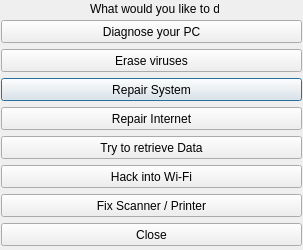
<?xml version="1.0" encoding="UTF-8"?>
<ui version="4.0">
 <class>menu_main</class>
 <widget class="QDialog" name="menu_main">
  <property name="geometry">
   <rect>
    <x>0</x>
    <y>0</y>
    <width>303</width>
    <height>250</height>
   </rect>
  </property>
  <property name="minimumSize">
   <size>
    <width>303</width>
    <height>250</height>
   </size>
  </property>
  <property name="maximumSize">
   <size>
    <width>303</width>
    <height>250</height>
   </size>
  </property>
  <property name="windowTitle">
   <string>NASA Universal Tool Pro v. 3.21</string>
  </property>
  <widget class="QLabel" name="mainLabel">
   <property name="geometry">
    <rect>
     <x>90</x>
     <y>1</y>
     <width>129</width>
     <height>16</height>
    </rect>
   </property>
   <property name="text">
    <string>What would you like to do?</string>
   </property>
  </widget>
  <widget class="QPushButton" name="repairSystemButton">
   <property name="geometry">
    <rect>
     <x>1</x>
     <y>78</y>
     <width>301</width>
     <height>23</height>
    </rect>
   </property>
   <property name="text">
    <string>Repair System</string>
   </property>
  </widget>
  <widget class="QPushButton" name="hackButton">
   <property name="geometry">
    <rect>
     <x>1</x>
     <y>165</y>
     <width>301</width>
     <height>23</height>
    </rect>
   </property>
   <property name="text">
    <string>Hack into Wi-Fi</string>
   </property>
  </widget>
  <widget class="QPushButton" name="quitButton">
   <property name="geometry">
    <rect>
     <x>1</x>
     <y>223</y>
     <width>301</width>
     <height>23</height>
    </rect>
   </property>
   <property name="text">
    <string>Close</string>
   </property>
  </widget>
  <widget class="QPushButton" name="diagnoseButton">
   <property name="geometry">
    <rect>
     <x>1</x>
     <y>20</y>
     <width>301</width>
     <height>23</height>
    </rect>
   </property>
   <property name="text">
    <string>Diagnose your PC</string>
   </property>
  </widget>
  <widget class="QPushButton" name="repairInternetButton">
   <property name="geometry">
    <rect>
     <x>1</x>
     <y>107</y>
     <width>301</width>
     <height>23</height>
    </rect>
   </property>
   <property name="text">
    <string>Repair Internet</string>
   </property>
  </widget>
  <widget class="QPushButton" name="retrieveDataButton">
   <property name="geometry">
    <rect>
     <x>1</x>
     <y>136</y>
     <width>301</width>
     <height>23</height>
    </rect>
   </property>
   <property name="text">
    <string>Try to retrieve Data</string>
   </property>
  </widget>
  <widget class="QPushButton" name="eraseVirusesButton">
   <property name="geometry">
    <rect>
     <x>1</x>
     <y>49</y>
     <width>301</width>
     <height>23</height>
    </rect>
   </property>
   <property name="text">
    <string>Erase viruses</string>
   </property>
  </widget>
  <widget class="QPushButton" name="fixPrinterButton">
   <property name="geometry">
    <rect>
     <x>1</x>
     <y>194</y>
     <width>301</width>
     <height>23</height>
    </rect>
   </property>
   <property name="text">
    <string>Fix Scanner / Printer</string>
   </property>
  </widget>
 </widget>
 <layoutdefault spacing="6" margin="11"/>
 <resources/>
 <connections/>
</ui>
